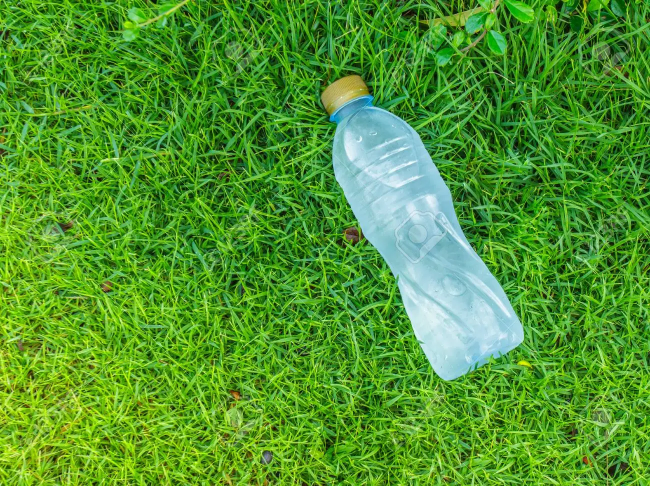
#> input picture images/water_bottle.png, 1300 x 972 px (shown at 1/2 size)
$ python main.py
#> lines starting #> are read from the running program, lines starting #| are printed output that depends on the picture; after the words box and inside, x2 and y2 are one past the last pixel; in counts of white or black regions, pixels touching at a corner belong together
#> further down, image is the input picture: shape (972, 1300, 3); mean B, G, R 47.4, 150.5, 81.4
### ImageOperator.py
import cv2
import numpy as np

class ImageOperator:

    def resize_image(self, image_to_resize, res_x, res_y):
#> called with res_x = 400, res_y = 500
        rescale_dimensions = (res_y, res_x)
        resize_image = cv2.resize(image_to_resize, rescale_dimensions, interpolation=cv2.INTER_AREA)
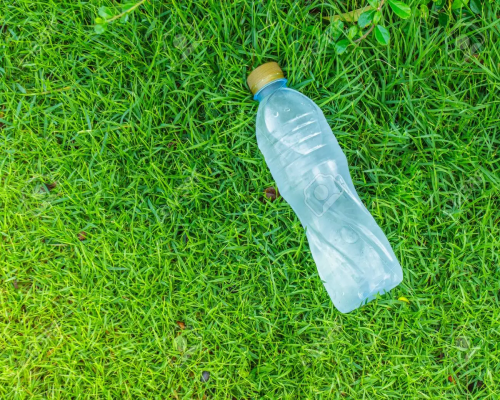
#> resize_image: shape (400, 500, 3); mean R, G, B 81.4, 150.5, 47.4
        resize_image = cv2.cvtColor(resize_image, cv2.COLOR_BGR2RGB)
#> `imgHSV = cv2.cvtColor(original, cv2.COLOR_BGR2HSV)`: imgHSV: shape (400, 500, 3); mean H, S, V 53.6, 191.7, 151.4
        return resize_image

    def remove_mask_from_image(self, image, low_color_values, high_color_values):
        imgHSV = cv2.cvtColor(image, cv2.COLOR_BGR2HSV)
        mask = cv2.inRange(imgHSV, low_color_values, high_color_values)
        mask = 255-mask # Inverse the mask to remove the colors from the low-high range values
        outmasked_image = cv2.bitwise_and(image, image, mask=mask)
        return outmasked_image

### main.py
# print(f"Renamed Image: {image} / {len(self.input_directory)}", end="\r")

from sys import builtin_module_names
from urllib.request import HTTPDigestAuthHandler
import cv2
import numpy as np

# Script Imports
from ImageOperator import *

imageOperator = ImageOperator()

# Kmeans color segmentation
def kmeans_color_quantization(image, clusters=8, rounds=1):
#> called with clusters = 4, rounds = 1
    h, w = image.shape[:2]
#> h = 400; w = 500
    samples = np.zeros([h*w,3], dtype=np.float32)
    count = 0

    for x in range(h):
        for y in range(w):
            samples[count] = image[x][y]
            count += 1
#> after the loop, count = 200000

    compactness, labels, centers = cv2.kmeans(samples,
            clusters,
            None,
            (cv2.TERM_CRITERIA_EPS + cv2.TERM_CRITERIA_MAX_ITER, 10000, 0.0001),
            rounds,
            cv2.KMEANS_RANDOM_CENTERS)
#> compactness = 205469022.5; centers = [[51.77, 159.1, 169.7], [46.24, 218.7, 169.4], [92.35, 72.39, 217.3], [52.56, 219.4, 101.5]]

    centers = np.uint8(centers)
#> centers = [[51, 159, 169], [46, 218, 169], [92, 72, 217], [52, 219, 101]]
    res = centers[labels.flatten()]
    return res.reshape((image.shape))
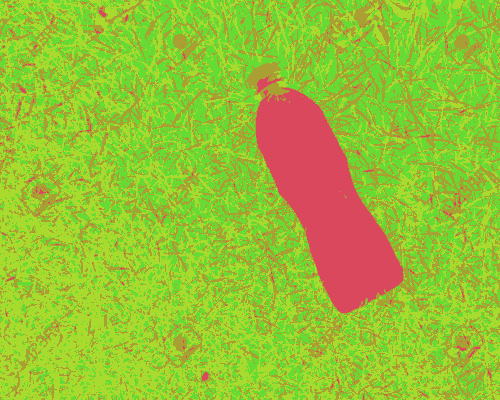
#> returned value: shape (400, 500, 3); mean of channels 0, 1, 2 53.1, 191.3, 150.9; drawn as B, G, R

low_green = np.array([25, 115, 12])
high_green = np.array([102, 255, 255])

# Load image and perform kmeans
image = cv2.imread('images/water_bottle.png')
rgb_image = cv2.cvtColor(image, cv2.COLOR_BGR2RGB)
resized_image = imageOperator.resize_image(rgb_image, 400, 500)
original = resized_image.copy()
imgHSV = cv2.cvtColor(original, cv2.COLOR_BGR2HSV)
kmeans = kmeans_color_quantization(imgHSV, clusters=4)
outmasked_image = imageOperator.remove_mask_from_image(resized_image, low_green, high_green)
#> in remove_mask_from_image, `mask = cv2.inRange(imgHSV, low_color_values, high_color_values)`:
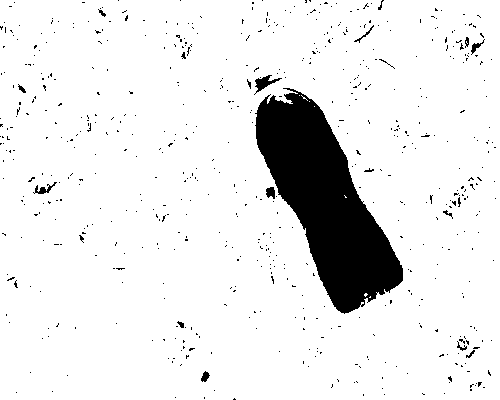
#> mask: shape (400, 500); 90.9% white; 617 black regions (600 under 20 px), largest, box (x1, y1, x2, y2) and area: (255, 88, 403, 314) 15707, (254, 75, 282, 95) 187, (33, 182, 57, 194) 100

# Convert to grayscale, Gaussian blur, adaptive threshold
gray = cv2.cvtColor(kmeans, cv2.COLOR_BGR2GRAY)
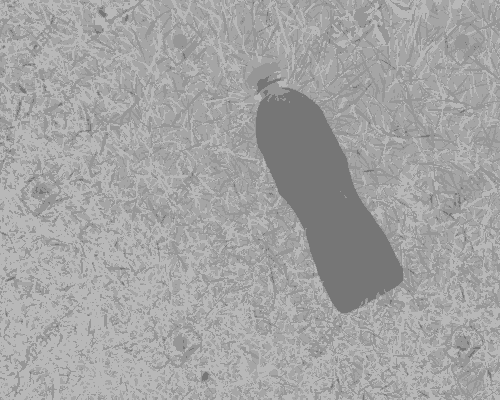
#> gray: shape (400, 500); min 118, max 184, mean 163.8
blur = cv2.GaussianBlur(gray, (3,3), 0)
thresh = cv2.adaptiveThreshold(blur,255,cv2.ADAPTIVE_THRESH_GAUSSIAN_C, cv2.THRESH_BINARY,21,2)
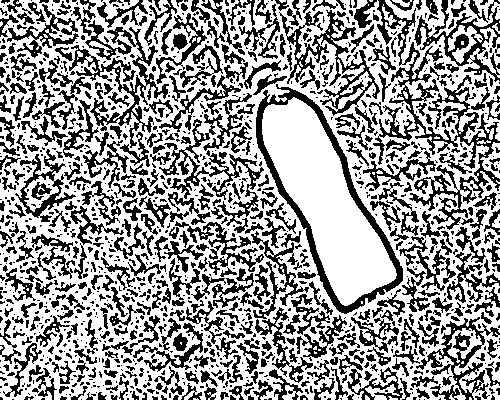
#> thresh: shape (400, 500); 61.1% white; 1277 black regions (790 under 20 px), largest, box (x1, y1, x2, y2) and area: (373, 0, 500, 230) 5443, (256, 84, 403, 314) 3609, (159, 93, 264, 226) 2613


nb_components, output, stats, centroids = cv2.connectedComponentsWithStats(thresh, connectivity=4)
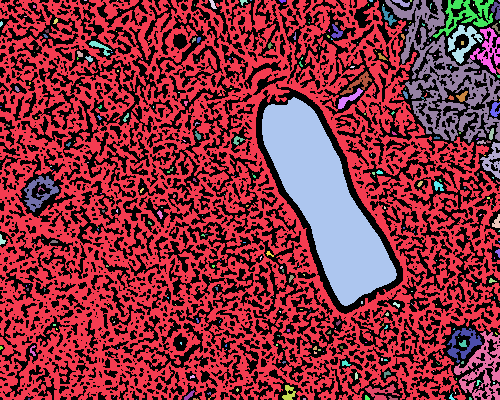
#> output: shape (400, 500) int32; 330 distinct labels, from 0 to 329; one colour per label, 0 black
#> nb_components = 330; stats = 330 rows, first 6: [0, 0, 500, 400, 77787], [0, 0, 500, 400, 96990], [84, 0, 3, 1, 3], [117, 0, 1, 1, 1], [209, 0, 8, 9, 37], [240, 0, 8, 6, 24]; centroids = 330 pairs, first value 0 to 499, second value 0 to 399

sizes = stats[:, -1]
#> sizes = 330 values, max 96990 at index 1, min 1 at index 3, mean 606.1

max_label = 1
max_size = sizes[1]
#> max_size = 96990
for i in range(2, nb_components):
    if sizes[i] > max_size:
        max_label = i
        max_size = sizes[i]
#> after the loop, max_label = 1; max_size = 96990

img2 = np.zeros(output.shape)
img2[output == max_label] = 255

#cv2.imshow("Object Isolation", img2)

subtraction = thresh - img2
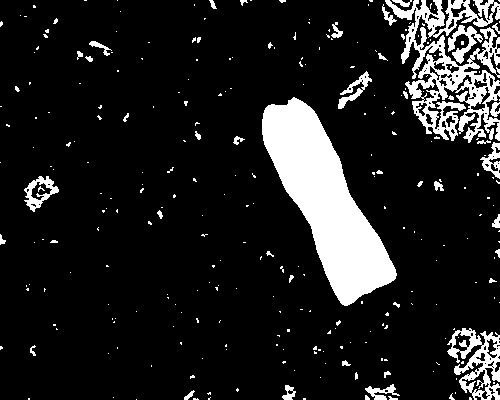
#> subtraction: shape (400, 500) float64; 12.6% white; 285 white regions (243 under 20 px), largest, box (x1, y1, x2, y2) and area: (262, 97, 397, 306) 12193, (385, 0, 500, 143) 6685, (447, 328, 500, 400) 1791
cv2.imshow('image', resized_image)
cv2.imshow('thresh', thresh)
#cv2.imshow('image_org', image)
#cv2.imshow('subtraction', subtraction)
cv2.imshow('Masked Image', outmasked_image)
cv2.waitKey()
